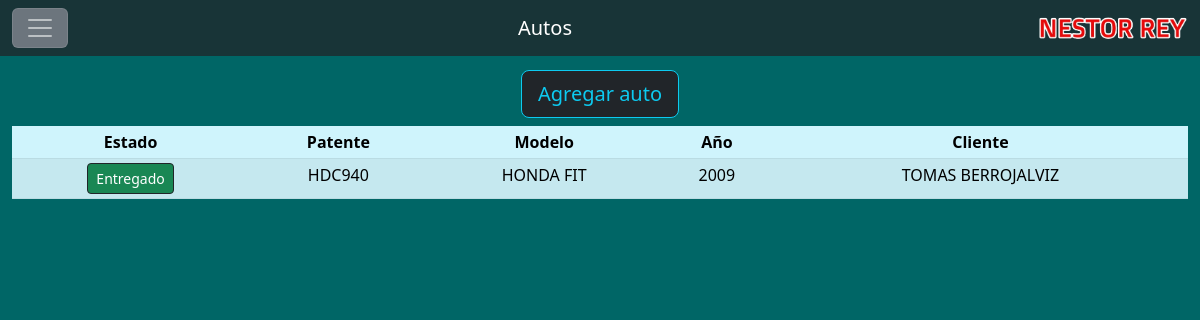
Page /index.php?pagina=autos on the committed database.
### tables this page shows
CREATE TABLE `autos` (
  `id` int(11) NOT NULL,
  `id_estado` int(11) NOT NULL,
  `patente` text NOT NULL,
  `id_modelo` int(11) NOT NULL,
  `anio` text NOT NULL,
  `id_cliente` int(11) NOT NULL
);

CREATE TABLE `marcas` (
  `id` int(11) NOT NULL,
  `marca` varchar(45) NOT NULL
);

CREATE TABLE `modelos` (
  `id` int(11) NOT NULL,
  `id_marca` int(11) NOT NULL,
  `modelo` varchar(45) NOT NULL
);

CREATE TABLE `clientes` (
  `id` int(11) NOT NULL,
  `nombre` text NOT NULL,
  `telefono` varchar(20) NOT NULL,
  `mail` text DEFAULT NULL,
  `domicilio` text DEFAULT NULL
);

### controlador/plantilla.controlador.php (called while the page is built)
<?php
class ControladorPlantilla {
    public function ctrlTraerPlantilla(){
        include "vista/plantilla.php";
    }
}
?>

### index.php (called while the page is built, shortened)
<?php
require_once "controlador/plantilla.controlador.php";
require_once "controlador/formularios.controlador.php";
require_once "modelo/formularios.modelo.php";
$plantilla = new ControladorPlantilla();
$plantilla->ctrlTraerPlantilla();
?>

### modelo/conexion.php (called while the page is built)
<?php
class Conexion{
    static public function conectar(){
        $link = new PDO("mysql:host=127.0.0.1;dbname=test",
                        "root",
                        "");
        $link->exec("set names utf8");
        return $link;
    }
}
?>

### modelo/formularios.modelo.php (called while the page is built, shortened)
<?php
require_once "conexion.php";
class ModeloFormularios {
    static public function mdlSeleccionarTabla($tabla){
        $stmt = Conexion::conectar()->prepare("SELECT * FROM $tabla");
        $stmt->execute();
        return $stmt->fetchAll();
    }
    static public function mdlSeleccionarId($tabla, $id){
        $stmt = Conexion::conectar()->prepare("SELECT * FROM $tabla WHERE id = :id");
        $stmt->bindParam(":id", $id, PDO::PARAM_INT);
        $stmt->execute();
        return $stmt->fetchAll();
    }
}
?>

### controlador/formularios.controlador.php (called while the page is built, shortened)
<?php
class ControladorFormularios {
    static public function ctrlSeleccionarTabla($tabla){
        $respuesta = ModeloFormularios::mdlSeleccionarTabla($tabla);
        return $respuesta;
    }
    static public function ctrlSeleccionarCliente($id){
        $tabla = "clientes";
        $respuesta = ModeloFormularios::mdlSeleccionarId($tabla, $id);
        return $respuesta;
    }
    static public function ctrlSeleccionarMarca($id){
        $tabla = "marcas";
        $respuesta = ModeloFormularios::mdlSeleccionarId($tabla, $id);
        return $respuesta;
    }
    static public function ctrlSeleccionarModelo($id){
        $tabla = "modelos";
        $respuesta = ModeloFormularios::mdlSeleccionarId($tabla, $id);
        return $respuesta;
    }
}
?>

### vista/plantilla.php (the view, shortened to what this page needs)
  <?php
    $clase_boton_lg = 'class="btn btn-dark btn-outline-info btn-lg"';
    if(isset($_GET["pagina"])):
        if($_GET["pagina"] == "menu"):
            $titulo = "Menu";
        elseif($_GET["pagina"] == "autos"):
            $titulo = "Autos";
        elseif($_GET["pagina"] == "clientes"):
            $titulo = "Clientes";
        elseif($_GET["pagina"] == "marcas_modelos"):
            $titulo = "Marcas y Modelos";
        else:
            $titulo = "Not found";
        endif;
    else:
        $titulo = "Menu";
    endif;
  ?>
<!DOCTYPE html>
<html lang="en">
<head>
    <link href="https://cdn.jsdelivr.net/npm/bootstrap@5.2.0/dist/css/bootstrap.min.css" rel="stylesheet">
</head>
<body style="background-color: #006666;">
    <header  style="margin-bottom: 70px">
        <nav class="navbar navbar-dark bg-dark bg-opacity-75 fixed-top" style="margin-bottom: 70px">
            <div class="container-fluid">
                <button class="navbar-toggler bg-secondary" type="button" data-bs-toggle="offcanvas" data-bs-target="#offcanvasNavbar" aria-controls="offcanvasNavbar">
                <span class="navbar-toggler-icon"></span>
                </button>
                <a class="navbar-brand"><?php echo $titulo; ?></a>
                <a href="./index.php"> <img src="./img/logo2.2.png" alt="Nestor Rey" width="150"> </a>
            </div>
        </nav>
    </header>
    <main>
    <?php
        if(isset($_GET["pagina"])){
            if(
                $_GET["pagina"] == "menu" ||
                $_GET["pagina"] == "autos" ||
                $_GET["pagina"] == "clientes" ||
                $_GET["pagina"] == "marcas_modelos"
            )
                include "paginas/".$_GET["pagina"].".php";
            else
                include "paginas/notfound.php";
        }
        else{
            include "paginas/menu.php";
        }
    ?>
    </main>
</body>
</html>

### vista/paginas/autos.php (shortened to what this page needs)
<?php
$autos = ControladorFormularios::ctrlSeleccionarTabla("autos");
?>
<div class="container-fluid text-center">
    <button type="button" id="btnAgregarAuto" <?php echo $clase_boton_lg ?>>
    Agregar auto
    </button>
</div>
<div class="container-fluid text-center mt-2">
    <table class="table table-info table-striped table-sm">
    <thead>
        <tr>
            <th scope="col">Estado</th>
            <th scope="col">Patente</th>
            <th scope="col">Modelo</th>
            <th scope="col">Año</th>
            <th scope="col">Cliente</th>
        </tr>
    </thead>
    <tbody>
        <?php foreach ($autos as $key => $auto) : ?>
            <tr>
                <td>
                    <button type="button" id-auto="<?php echo $auto["id"];?>" class="btn btn-sm text-bg-success btn-outline-dark estadoAuto">
                        Entregado
                    </button >
                </td>
                <td>
                    <?php echo $auto["patente"]; ?>
                </td>
                <td>
                    <?php
                        $modeloAsociado = ControladorFormularios::ctrlSeleccionarModelo($auto["id_modelo"]);
                        $marcaAsociado = ControladorFormularios::ctrlSeleccionarMarca($modeloAsociado[0]["id_marca"]);
                        echo $marcaAsociado[0]["marca"]." ".$modeloAsociado[0]["modelo"];
                    ?>
                </td>
                <td>
                    <?php echo $auto["anio"]; ?>
                </td>
                <td>
                    <?php
                        $clienteAsociado = ControladorFormularios::ctrlSeleccionarCliente($auto["id_cliente"]);
                        echo $clienteAsociado[0]["nombre"];
                    ?>
                </td>
            </tr>
            <?php endforeach; ?>
    </tbody>
    </table>
</div>

### rows in the picture
autos: patente "HDC940", marcas.marca "HONDA", id_modelo.modelo "FIT", anio "2009", id_cliente.nombre "TOMAS BERROJALVIZ"

### other values in the picture
$titulo "Autos"
